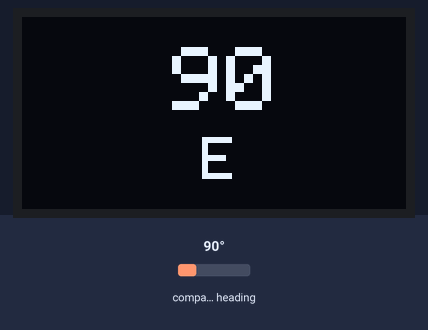
Recording of a sketch running on a simulated ESP32. Parts: 128×64 one-colour display. The inputs (shaded band) are chosen by the test bench; at power-on: compass heading 90°. What the sketch prints to the serial monitor is not drawn.

Above: at 3.2 s.
3.3 s: compass heading set to 7°
At 4.5 s:
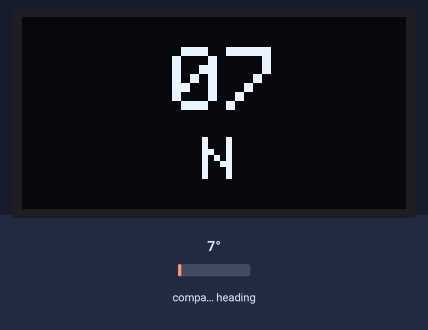
4.9 s: compass heading set to 180°
At 5.5 s:
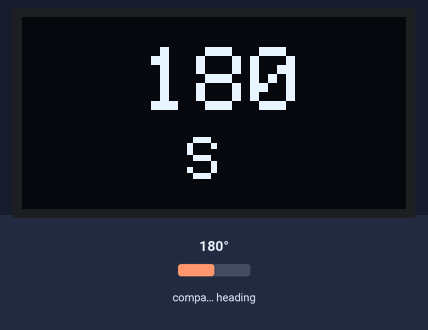
6.6 s: compass heading set to 269°
At 7.7 s:
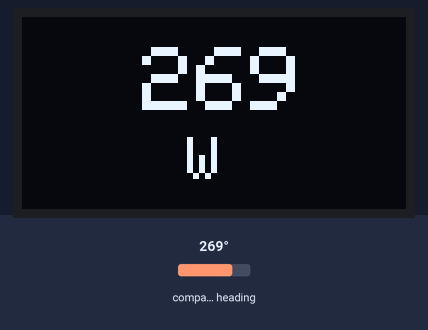
8.2 s: compass heading set to 251°
At 9.6 s:
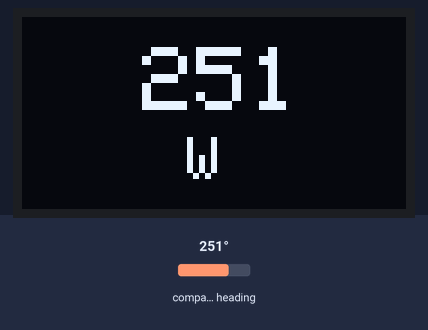
9.9 s: compass heading set to 239°
At 10.9 s:
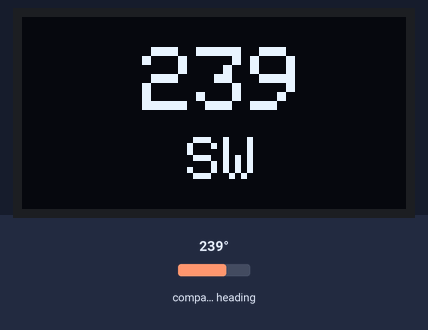
11.6 s: compass heading set to 90°
At 13.1 s:
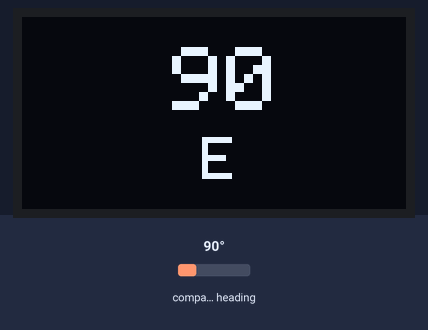
Timing chart, 0 to 14.2 s (numbered marks = the images above; inputs shaded):
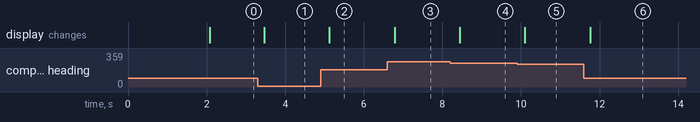

The sketch:

ESP32_Compass_OLED.ino
```cpp
#include <QMC5883L.h>
#include <Wire.h>
#include <Adafruit_SSD1306.h>

#define SCREEN_WIDTH 128 // OLED display width, in pixels
#define SCREEN_HEIGHT 64 // OLED display height, in pixels

// Declaration for an SSD1306 display connected to I2C (SDA, SCL pins)
#define OLED_RESET     4 // Reset pin # (or -1 if sharing Arduino reset pin)
Adafruit_SSD1306 display(SCREEN_WIDTH, SCREEN_HEIGHT, &Wire, OLED_RESET);

QMC5883L compass;

void setup()
{
  Wire.begin();

  compass.init();
  compass.setSamplingRate(50);

  display.begin(SSD1306_SWITCHCAPVCC, 0x3C);

  display.clearDisplay();
  display.setTextColor(WHITE);
  display.setCursor(20, 30);
  display.println("Calibrate Compass");

  display.display();
  delay(2000);
}

void loop()
{
  int heading = compass.readHeading();
  if (heading == 0) {
    /* Still calibrating, so measure but don't print */
  } else {
    display.clearDisplay();
    display.setTextSize(3);
    display.setCursor(50, 10);
    if (heading < 10)
      display.print("0");
    else if (heading >= 100)
      display.setCursor(40, 10);
    display.print(heading);
    display.setTextSize(2);
    display.setCursor(55, 40);
    if (((heading > 0) && (heading < 23)) || ((heading >= 338) && (heading <= 360)))
    {
      display.setCursor(60, 40);
      display.println("N");
    }
    else if ((heading >= 23) && (heading < 68))
      display.println("NE");
    else if ((heading >= 68) && (heading < 112))
    {
      display.setCursor(60, 40);
      display.println("E");
    }
    else if ((heading >= 112) && (heading < 157))
      display.println("SE");
    else if ((heading >= 157) && (heading < 202))
      display.println("S");
    else if ((heading >= 202) && (heading < 246))
      display.println("SW");
    else if ((heading >= 246) && (heading < 292))
      display.println("W");
    else if ((heading >= 292) && (heading < 338))
      display.println("NW");
    display.display();
    Serial.println(heading);
  }
  delay(250);
}
```

Measured:
- the behaviour switches between 246 and 245° on compass heading (found by bisection; images 4 and 5)
- after the input at 3.3 s, the display: changes after 0.16 s (image 1)
- after the input at 4.9 s, the display: changes after 0.22 s (image 2)
- after the input at 6.6 s, the display: changes after 0.18 s (image 3)
- after the input at 8.2 s, the display: changes after 0.24 s (image 4)
- after the input at 9.9 s, the display: changes after 0.20 s (image 5)
- after the input at 11.6 s, the display: changes after 0.16 s (image 6)
